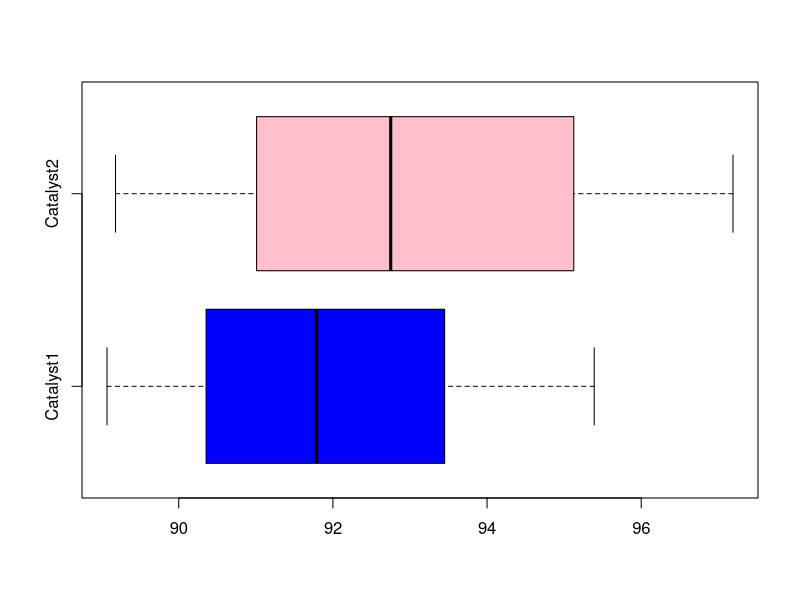

This chart was generated by the following R code:
Catalyst1 <- c(91.5, 92.18, 95.39, 91.79, 89.07, 94.72, 89.21)   
Catalyst2 <- c(89.18,90.95,93.21,97.19,97.04,91.07,92.75)   
Chemicals<- c("Catalyst1", "Catalyst2")   
boxplot(Catalyst1,Catalyst2, names=Chemicals, 
        horizontal = TRUE,col=c("blue","pink"))
